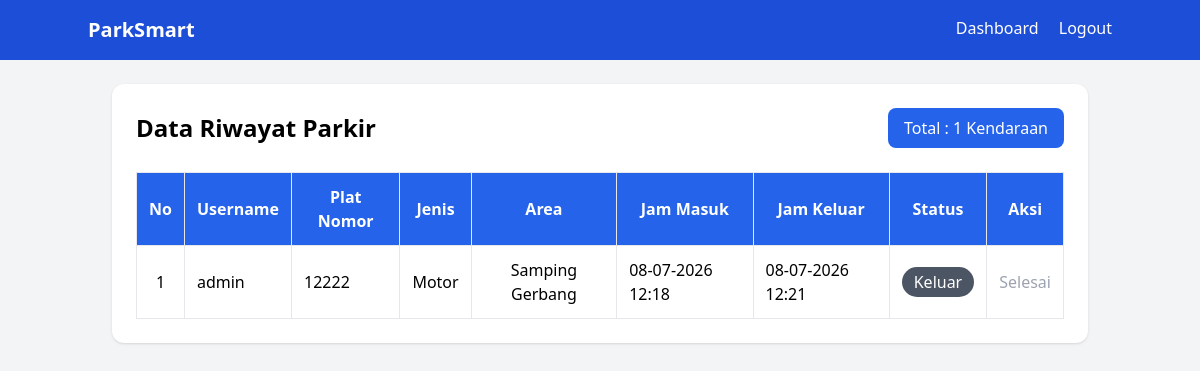
Page /riwayat (signed in) on the committed database.
### tables this page shows
CREATE TABLE riwayat(
        id INTEGER PRIMARY KEY AUTOINCREMENT,
        username TEXT,
        plat_nomor TEXT,
        jenis_kendaraan TEXT,
        area TEXT,
        jam_masuk TEXT,
        jam_keluar TEXT,
        status TEXT
    );

### app.py (the view)
@app.route("/riwayat")
def riwayat():
    if "role" not in session: return redirect("/login")
    conn = get_db()
    if session["role"] == "admin": data = conn.execute("SELECT * FROM riwayat ORDER BY id DESC").fetchall()
    else: data = conn.execute("SELECT * FROM riwayat WHERE username=? ORDER BY id DESC", (session["username"],)).fetchall()
    conn.close()
    return render_template("riwayat.html", data=data)

### app.py (called while the page is built)
def get_db():
    conn = sqlite3.connect(DATABASE)
    conn.row_factory = sqlite3.Row
    return conn

### templates/riwayat.html (shortened to what this page needs)
{% extends "layout.html" %}
{% block content %}
<div class="bg-white rounded-xl shadow p-6">
    <div class="flex justify-between items-center mb-6">
        <h2 class="text-2xl font-bold">
            Data Riwayat Parkir
        </h2>
        <span class="bg-blue-600 text-white px-4 py-2 rounded-lg">
            Total : {{ data|length }} Kendaraan
        </span>
    </div>
    {% if data|length == 0 %}
    <div class="bg-yellow-100 border border-yellow-300 p-5 rounded-lg">
        Belum ada data parkir.
    </div>
    {% else %}
    <div class="overflow-x-auto">
    <table class="min-w-full border border-gray-300">
        <thead class="bg-blue-600 text-white">
            <tr>
                <th class="p-3 border">No</th>
                <th class="p-3 border">Username</th>
                <th class="p-3 border">Plat Nomor</th>
                <th class="p-3 border">Jenis</th>
                <th class="p-3 border">Area</th>
                <th class="p-3 border">Jam Masuk</th>
                <th class="p-3 border">Jam Keluar</th>
                <th class="p-3 border">Status</th>
                {% if session["role"]=="admin" %}
                <th class="p-3 border">Aksi</th>
                {% endif %}
            </tr>
        </thead>
        <tbody>
        {% for d in data %}
        <tr class="hover:bg-gray-100">
            <td class="border p-3 text-center">
                {{ loop.index }}
            </td>
            <td class="border p-3">
                {{ d["username"] }}
            </td>
            <td class="border p-3">
                {{ d["plat_nomor"] }}
            </td>
            <td class="border p-3">
                {{ d["jenis_kendaraan"] }}
            </td>
            <td class="border p-3 text-center">
                {{ d["area"] }}
            </td>
            <td class="border p-3">
                {{ d["jam_masuk"] }}
            </td>
            <td class="border p-3">
                {{ d["jam_keluar"] }}
            </td>
            <td class="border p-3 text-center">
                {% if d["status"]=="Masuk" %}
                <span class="bg-green-500 text-white px-3 py-1 rounded-full">
                    Sedang Parkir
                </span>
                {% else %}
                <span class="bg-gray-600 text-white px-3 py-1 rounded-full">
                    Keluar
                </span>
                {% endif %}
            </td>
            {% if session["role"]=="admin" %}
            <td class="border p-3 text-center">
                {% if d["status"]=="Masuk" %}
                <a href="/parkir/keluar/{{ d['id'] }}"
                class="bg-red-600 hover:bg-red-700 text-white px-4 py-2 rounded">
                    Kendaraan Keluar
                </a>
                {% else %}
                <span class="text-gray-400">
                    Selesai
                </span>
                {% endif %}
            </td>
            {% endif %}
        </tr>
        {% endfor %}
        </tbody>
    </table>
    </div>
    {% endif %}
</div>
{% endblock %}

### rows in the picture
riwayat: username "admin", plat_nomor "12222", jenis_kendaraan "Motor", area "Samping Gerbang", jam_masuk "08-07-2026 12:18", jam_keluar "08-07-2026 12:21", status "Keluar"

### other values in the picture
{{ data|length }} "1"
